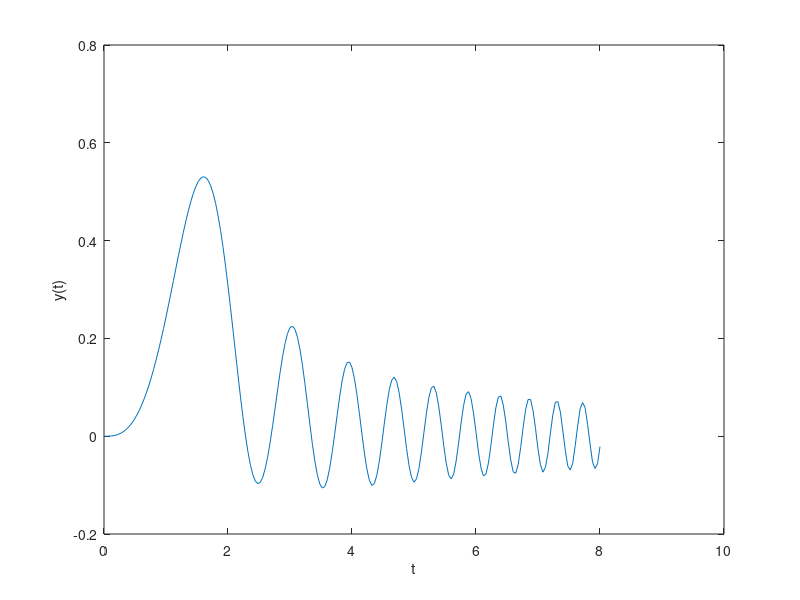

MATLAB code to generate this figure:
clear all;

% Parameters:
Tend = 8.0;
h = 0.04;

% Initialization:
i = 1;
t(i) = 0.0;
y(i) = 0;
% Euler's method:
while (t(i) + h < Tend + 1.e-12)
    y(i+1) = y(i) + h*(sin(t(i)^2) - y(i))
    t(i+1) = t(i) + h;
    i = i+1;
end

% Initialization:
i = 1;
t(i) = 0.0;
y(i) = 0;
% Nystrom method:
while (t(i) + h < Tend + 1.e-12)
    y(i+2) = y(i) + 2*h*(sin(t(i+1)^2) - y(i+1));
    t(i+1) = t(i) + h;
    i = i+1;
end

y = y(1:end-1);
figure(1);
plot(t, y);
xlabel('t');
ylabel('y(t)');

